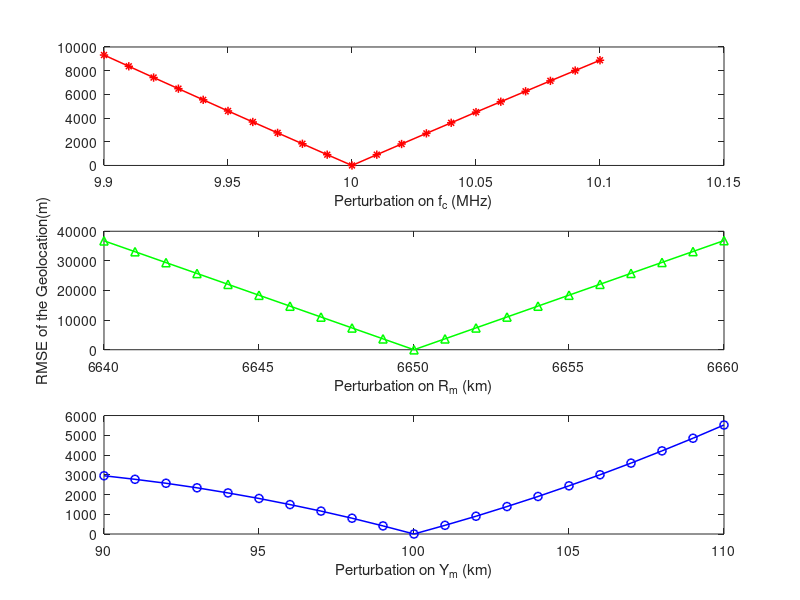

The MATLAB source for this figure:
%Plot perturbation results
subplot(3,1,1)
fc = [9.32000000000000,8.37000000000000,7.42000000000000,6.48000000000000,5.54000000000000,4.60000000000000,3.67000000000000,2.75000000000000,1.83000000000000,0.910000000000000,0,0.910000000000000,1.81000000000000,2.71000000000000,3.60000000000000,4.50000000000000,5.38000000000000,6.26000000000000,7.14000000000000,8.01000000000000,8.88000000000000];
sigma = [9.9:0.01:9.99 10 10.01:0.01:10.1];
plot(sigma,10^3*fc,'*r-', 'linewidth', 1.1)
xlabel('Perturbation on f_c (MHz)')
subplot(3,1,2)
Rm = [36.7700000000000,33.1000000000000,29.4200000000000,25.7500000000000,22.0800000000000,18.4000000000000,14.7200000000000,11.0400000000000,7.36000000000000,3.68000000000000,0,3.68000000000000,7.37000000000000,11.0500000000000,14.7300000000000,18.4200000000000,22.1000000000000,25.7900000000000,29.4800000000000,33.1600000000000,36.8500000000000];
sigma = [6640:1:6649 6650 6651:1:6660];
plot(sigma,10^3*Rm,'^g-', 'linewidth', 1.1)
xlabel('Perturbation on R_m (km)')
ylabel('RMSE of the Geolocation(m)')
subplot(3,1,3)
Ym = [2.95000000000000,2.77000000000000,2.57000000000000,2.34000000000000,2.08000000000000,1.80000000000000,1.49000000000000,1.16000000000000,0.800000000000000,0.410000000000000,0,0.440000000000000,0.900000000000000,1.39000000000000,1.90000000000000,2.44000000000000,3,3.59000000000000,4.21000000000000,4.85000000000000,5.52000000000000];
sigma = [90:1:99 100 101:1:110];
plot(sigma,10^3*Ym,'ob-', 'linewidth', 1.1)
xlabel('Perturbation on Y_m (km)')

